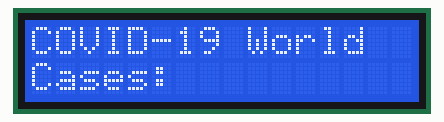
A sketch run on a simulated ESP8266 (NodeMCU). On the bench: 16×2 character LCD. WiFi joins after 1.5 s; servers stay silent unless stated; what the sketch prints to the serial monitor is not drawn.

Above: at 2.1 s.
At 5.1 s:
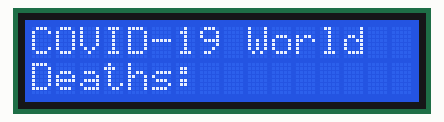
At 8.2 s:
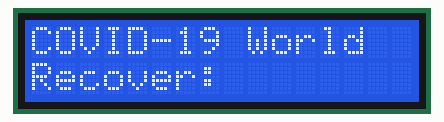

The sketch:

WORLD_CORONA_TRACKER.ino
```cpp
#include <ESP8266WiFi.h>
#include <ESP8266HTTPClient.h>
#include <Wire.h>
#include <LiquidCrystal_I2C.h>
#include <StringSplitter.h>

LiquidCrystal_I2C lcd(0x27,16,2);  // set the LCD address to 0x27 for a 16 chars and 2 line display

const char *host = "api.thingspeak.com";
const int httpPort = 80;
const char* url2 = "https://api.thingspeak.com/apps/thinghttp/send_request?api_key=W5XOIVJLDTJTXBZ6";
HTTPClient http2;

String caseswo;
String deathwo;
String recoverwo;

void setup()
{
  // put your setup code here, to run once:
  lcd.init();                      // initialize the lcd
  lcd.backlight();
  Serial.begin(9600);
  WiFi.begin("NIKUNJ", "NIKUNJ987");
  while(WiFi.status() != WL_CONNECTED)
  {
    delay(200);
    Serial.print("..");
  }
  Serial.println();
  Serial.println("NodeMCU is connected!");
  Serial.println(WiFi.localIP());
}

void loop()
{
  http2.begin(host,httpPort,url2);
  int http2Code = http2.GET();
  String data2 = http2.getString();
  Serial.println(http2Code);
  Serial.println("***************       WORLD Data Read        ***************");
  Serial.println(data2);

  StringSplitter *splitter2 = new StringSplitter(data2, '/', 3);  // new StringSplitter(string_to_split, delimiter, limit)
  int itemCount2 = splitter2->getItemCount();
  Serial.println("***************       WORLD Data Splited        ***************");
  Serial.println("Item count: " + String(itemCount2));

  for(int i2 = 0; i2 < itemCount2; i2++)
  {
    String item2 = splitter2->getItemAtIndex(i2);
    Serial.println("Item @ index " + String(i2) + ": " + String(item2));
    if(i2 == 0)
    {
      caseswo = item2;
    }
    if(i2 == 1)
    {
      deathwo = item2;
    }
    if(i2 == 2)
    {
      recoverwo = item2;
    }
  }
  caseswo.remove(0,26);
  caseswo.remove(caseswo.length()-2,caseswo.length());
  deathwo.remove(0,13);
  deathwo.remove(deathwo.length()-1,deathwo.length());
  recoverwo.remove(0,13);
  recoverwo.remove(recoverwo.length()-8, recoverwo.length());

  Serial.println("***************       WORLD Data Filtered        ***************");
  Serial.println(caseswo);
  Serial.println(deathwo);
  Serial.println(recoverwo);
  lcd.clear();
  lcd.setCursor(0,0);
  lcd.print("COVID-19 World");
  lcd.setCursor(0,1);
  lcd.print("Cases:" + (String) caseswo);
  delay(3000);
  lcd.clear();
  lcd.setCursor(0,0);
  lcd.print("COVID-19 World");
  lcd.setCursor(0,1);
  lcd.print("Deaths:" + (String) deathwo);
  delay(3000);
  lcd.clear();
  lcd.setCursor(0,0);
  lcd.print("COVID-19 World");
  lcd.setCursor(0,1);
  lcd.print("Recover:" + (String) recoverwo);
  delay(3000);
}
```

Measured:
- by itself, everything shown: repeats every 9.5 s, in 3 steps
- what the display in image 0 shows lasts 3.0 s, from 2.1 s to 5.1 s
- what the display in image 2 shows lasts 3.4 s, from 8.1 s to 11.5 s
